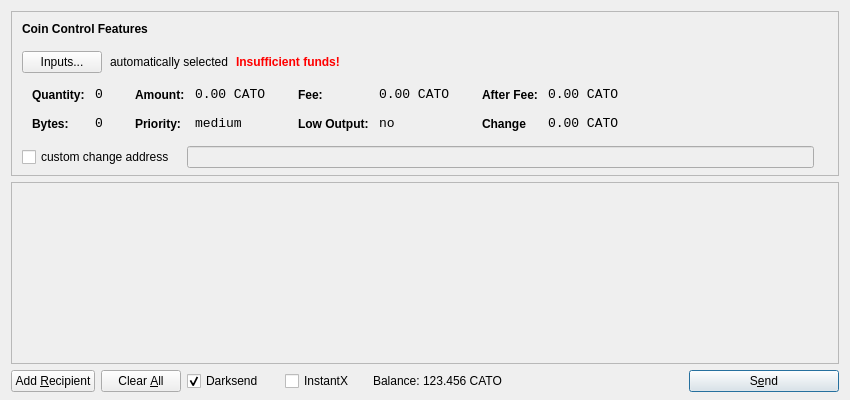
<?xml version="1.0" encoding="UTF-8"?>
<ui version="4.0">
 <class>SendCoinsDialog</class>
 <widget class="QDialog" name="SendCoinsDialog">
  <property name="geometry">
   <rect>
    <x>0</x>
    <y>0</y>
    <width>850</width>
    <height>400</height>
   </rect>
  </property>
  <property name="windowTitle">
   <string>Send Coins</string>
  </property>
  <layout class="QVBoxLayout" name="verticalLayout" stretch="0,1,0">
   <property name="bottomMargin">
    <number>8</number>
   </property>
   <item>
    <widget class="QFrame" name="frameCoinControl">
     <property name="sizePolicy">
      <sizepolicy hsizetype="Expanding" vsizetype="Expanding">
       <horstretch>0</horstretch>
       <verstretch>0</verstretch>
      </sizepolicy>
     </property>
     <property name="maximumSize">
      <size>
       <width>16777215</width>
       <height>16777215</height>
      </size>
     </property>
     <property name="frameShape">
      <enum>QFrame::StyledPanel</enum>
     </property>
     <property name="frameShadow">
      <enum>QFrame::Sunken</enum>
     </property>
     <layout class="QVBoxLayout" name="verticalLayoutCoinControl2">
      <property name="spacing">
       <number>-1</number>
      </property>
      <property name="leftMargin">
       <number>0</number>
      </property>
      <property name="topMargin">
       <number>0</number>
      </property>
      <property name="rightMargin">
       <number>0</number>
      </property>
      <property name="bottomMargin">
       <number>6</number>
      </property>
      <item>
       <layout class="QVBoxLayout" name="verticalLayoutCoinControl" stretch="0,0,0,0,1">
        <property name="spacing">
         <number>0</number>
        </property>
        <property name="leftMargin">
         <number>10</number>
        </property>
        <property name="topMargin">
         <number>10</number>
        </property>
        <item>
         <layout class="QHBoxLayout" name="horizontalLayoutCoinControl1">
          <property name="bottomMargin">
           <number>15</number>
          </property>
          <item>
           <widget class="QLabel" name="labelCoinControlFeatures">
            <property name="sizePolicy">
             <sizepolicy hsizetype="Preferred" vsizetype="Maximum">
              <horstretch>0</horstretch>
              <verstretch>0</verstretch>
             </sizepolicy>
            </property>
            <property name="font">
             <font>
              <weight>75</weight>
              <bold>true</bold>
             </font>
            </property>
            <property name="styleSheet">
             <string notr="true">font-weight:bold;</string>
            </property>
            <property name="text">
             <string>Coin Control Features</string>
            </property>
           </widget>
          </item>
         </layout>
        </item>
        <item>
         <layout class="QHBoxLayout" name="horizontalLayoutCoinControl2" stretch="0,0,0,0">
          <property name="spacing">
           <number>8</number>
          </property>
          <property name="bottomMargin">
           <number>10</number>
          </property>
          <item>
           <widget class="QPushButton" name="pushButtonCoinControl">
            <property name="styleSheet">
             <string notr="true"/>
            </property>
            <property name="text">
             <string>Inputs...</string>
            </property>
           </widget>
          </item>
          <item>
           <widget class="QLabel" name="labelCoinControlAutomaticallySelected">
            <property name="text">
             <string>automatically selected</string>
            </property>
            <property name="margin">
             <number>5</number>
            </property>
           </widget>
          </item>
          <item>
           <widget class="QLabel" name="labelCoinControlInsuffFunds">
            <property name="font">
             <font>
              <weight>75</weight>
              <bold>true</bold>
             </font>
            </property>
            <property name="styleSheet">
             <string notr="true">color:red;font-weight:bold;</string>
            </property>
            <property name="text">
             <string>Insufficient funds!</string>
            </property>
            <property name="margin">
             <number>5</number>
            </property>
           </widget>
          </item>
          <item>
           <spacer name="horizontalSpacerCoinControl">
            <property name="orientation">
             <enum>Qt::Horizontal</enum>
            </property>
            <property name="sizeHint" stdset="0">
             <size>
              <width>40</width>
              <height>1</height>
             </size>
            </property>
           </spacer>
          </item>
         </layout>
        </item>
        <item>
         <widget class="QWidget" name="widgetCoinControl" native="true">
          <property name="sizePolicy">
           <sizepolicy hsizetype="Preferred" vsizetype="Preferred">
            <horstretch>0</horstretch>
            <verstretch>0</verstretch>
           </sizepolicy>
          </property>
          <property name="minimumSize">
           <size>
            <width>0</width>
            <height>0</height>
           </size>
          </property>
          <property name="styleSheet">
           <string notr="true"/>
          </property>
          <layout class="QHBoxLayout" name="horizontalLayoutCoinControl5">
           <property name="margin">
            <number>0</number>
           </property>
           <item>
            <layout class="QHBoxLayout" name="horizontalLayoutCoinControl3" stretch="0,0,0,1">
             <property name="spacing">
              <number>20</number>
             </property>
             <property name="topMargin">
              <number>0</number>
             </property>
             <property name="bottomMargin">
              <number>10</number>
             </property>
             <item>
              <layout class="QFormLayout" name="formLayoutCoinControl1">
               <property name="horizontalSpacing">
                <number>10</number>
               </property>
               <property name="verticalSpacing">
                <number>14</number>
               </property>
               <property name="leftMargin">
                <number>10</number>
               </property>
               <property name="topMargin">
                <number>4</number>
               </property>
               <property name="rightMargin">
                <number>6</number>
               </property>
               <item row="0" column="0">
                <widget class="QLabel" name="labelCoinControlQuantityText">
                 <property name="styleSheet">
                  <string notr="true">font-weight:bold;</string>
                 </property>
                 <property name="text">
                  <string>Quantity:</string>
                 </property>
                 <property name="margin">
                  <number>0</number>
                 </property>
                </widget>
               </item>
               <item row="0" column="1">
                <widget class="QLabel" name="labelCoinControlQuantity">
                 <property name="font">
                  <font>
                   <family>Monospace</family>
                   <pointsize>10</pointsize>
                  </font>
                 </property>
                 <property name="cursor">
                  <cursorShape>IBeamCursor</cursorShape>
                 </property>
                 <property name="contextMenuPolicy">
                  <enum>Qt::ActionsContextMenu</enum>
                 </property>
                 <property name="text">
                  <string>0</string>
                 </property>
                 <property name="margin">
                  <number>0</number>
                 </property>
                 <property name="textInteractionFlags">
                  <set>Qt::LinksAccessibleByMouse|Qt::TextSelectableByKeyboard|Qt::TextSelectableByMouse</set>
                 </property>
                </widget>
               </item>
               <item row="1" column="0">
                <widget class="QLabel" name="labelCoinControlBytesText">
                 <property name="styleSheet">
                  <string notr="true">font-weight:bold;</string>
                 </property>
                 <property name="text">
                  <string>Bytes:</string>
                 </property>
                </widget>
               </item>
               <item row="1" column="1">
                <widget class="QLabel" name="labelCoinControlBytes">
                 <property name="font">
                  <font>
                   <family>Monospace</family>
                   <pointsize>10</pointsize>
                  </font>
                 </property>
                 <property name="cursor">
                  <cursorShape>IBeamCursor</cursorShape>
                 </property>
                 <property name="contextMenuPolicy">
                  <enum>Qt::ActionsContextMenu</enum>
                 </property>
                 <property name="text">
                  <string>0</string>
                 </property>
                 <property name="textInteractionFlags">
                  <set>Qt::LinksAccessibleByMouse|Qt::TextSelectableByKeyboard|Qt::TextSelectableByMouse</set>
                 </property>
                </widget>
               </item>
              </layout>
             </item>
             <item>
              <layout class="QFormLayout" name="formLayoutCoinControl2">
               <property name="horizontalSpacing">
                <number>10</number>
               </property>
               <property name="verticalSpacing">
                <number>14</number>
               </property>
               <property name="leftMargin">
                <number>6</number>
               </property>
               <property name="topMargin">
                <number>4</number>
               </property>
               <property name="rightMargin">
                <number>6</number>
               </property>
               <item row="0" column="0">
                <widget class="QLabel" name="labelCoinControlAmountText">
                 <property name="styleSheet">
                  <string notr="true">font-weight:bold;</string>
                 </property>
                 <property name="text">
                  <string>Amount:</string>
                 </property>
                 <property name="margin">
                  <number>0</number>
                 </property>
                </widget>
               </item>
               <item row="0" column="1">
                <widget class="QLabel" name="labelCoinControlAmount">
                 <property name="font">
                  <font>
                   <family>Monospace</family>
                   <pointsize>10</pointsize>
                  </font>
                 </property>
                 <property name="cursor">
                  <cursorShape>IBeamCursor</cursorShape>
                 </property>
                 <property name="contextMenuPolicy">
                  <enum>Qt::ActionsContextMenu</enum>
                 </property>
                 <property name="text">
                  <string>0.00 CATO</string>
                 </property>
                 <property name="textInteractionFlags">
                  <set>Qt::LinksAccessibleByMouse|Qt::TextSelectableByKeyboard|Qt::TextSelectableByMouse</set>
                 </property>
                </widget>
               </item>
               <item row="1" column="0">
                <widget class="QLabel" name="labelCoinControlPriorityText">
                 <property name="styleSheet">
                  <string notr="true">font-weight:bold;</string>
                 </property>
                 <property name="text">
                  <string>Priority:</string>
                 </property>
                </widget>
               </item>
               <item row="1" column="1">
                <widget class="QLabel" name="labelCoinControlPriority">
                 <property name="font">
                  <font>
                   <family>Monospace</family>
                   <pointsize>10</pointsize>
                  </font>
                 </property>
                 <property name="cursor">
                  <cursorShape>IBeamCursor</cursorShape>
                 </property>
                 <property name="contextMenuPolicy">
                  <enum>Qt::ActionsContextMenu</enum>
                 </property>
                 <property name="text">
                  <string>medium</string>
                 </property>
                 <property name="textInteractionFlags">
                  <set>Qt::LinksAccessibleByMouse|Qt::TextSelectableByKeyboard|Qt::TextSelectableByMouse</set>
                 </property>
                </widget>
               </item>
              </layout>
             </item>
             <item>
              <layout class="QFormLayout" name="formLayoutCoinControl3">
               <property name="horizontalSpacing">
                <number>10</number>
               </property>
               <property name="verticalSpacing">
                <number>14</number>
               </property>
               <property name="leftMargin">
                <number>6</number>
               </property>
               <property name="topMargin">
                <number>4</number>
               </property>
               <property name="rightMargin">
                <number>6</number>
               </property>
               <item row="0" column="0">
                <widget class="QLabel" name="labelCoinControlFeeText">
                 <property name="styleSheet">
                  <string notr="true">font-weight:bold;</string>
                 </property>
                 <property name="text">
                  <string>Fee:</string>
                 </property>
                 <property name="margin">
                  <number>0</number>
                 </property>
                </widget>
               </item>
               <item row="0" column="1">
                <widget class="QLabel" name="labelCoinControlFee">
                 <property name="font">
                  <font>
                   <family>Monospace</family>
                   <pointsize>10</pointsize>
                  </font>
                 </property>
                 <property name="cursor">
                  <cursorShape>IBeamCursor</cursorShape>
                 </property>
                 <property name="contextMenuPolicy">
                  <enum>Qt::ActionsContextMenu</enum>
                 </property>
                 <property name="text">
                  <string>0.00 CATO</string>
                 </property>
                 <property name="textInteractionFlags">
                  <set>Qt::LinksAccessibleByMouse|Qt::TextSelectableByKeyboard|Qt::TextSelectableByMouse</set>
                 </property>
                </widget>
               </item>
               <item row="1" column="0">
                <widget class="QLabel" name="labelCoinControlLowOutputText">
                 <property name="styleSheet">
                  <string notr="true">font-weight:bold;</string>
                 </property>
                 <property name="text">
                  <string>Low Output:</string>
                 </property>
                </widget>
               </item>
               <item row="1" column="1">
                <widget class="QLabel" name="labelCoinControlLowOutput">
                 <property name="font">
                  <font>
                   <family>Monospace</family>
                   <pointsize>10</pointsize>
                  </font>
                 </property>
                 <property name="cursor">
                  <cursorShape>IBeamCursor</cursorShape>
                 </property>
                 <property name="contextMenuPolicy">
                  <enum>Qt::ActionsContextMenu</enum>
                 </property>
                 <property name="text">
                  <string>no</string>
                 </property>
                 <property name="textInteractionFlags">
                  <set>Qt::LinksAccessibleByMouse|Qt::TextSelectableByKeyboard|Qt::TextSelectableByMouse</set>
                 </property>
                </widget>
               </item>
              </layout>
             </item>
             <item>
              <layout class="QFormLayout" name="formLayoutCoinControl4">
               <property name="horizontalSpacing">
                <number>10</number>
               </property>
               <property name="verticalSpacing">
                <number>14</number>
               </property>
               <property name="leftMargin">
                <number>6</number>
               </property>
               <property name="topMargin">
                <number>4</number>
               </property>
               <property name="rightMargin">
                <number>6</number>
               </property>
               <item row="0" column="0">
                <widget class="QLabel" name="labelCoinControlAfterFeeText">
                 <property name="styleSheet">
                  <string notr="true">font-weight:bold;</string>
                 </property>
                 <property name="text">
                  <string>After Fee:</string>
                 </property>
                 <property name="margin">
                  <number>0</number>
                 </property>
                </widget>
               </item>
               <item row="0" column="1">
                <widget class="QLabel" name="labelCoinControlAfterFee">
                 <property name="font">
                  <font>
                   <family>Monospace</family>
                   <pointsize>10</pointsize>
                  </font>
                 </property>
                 <property name="cursor">
                  <cursorShape>IBeamCursor</cursorShape>
                 </property>
                 <property name="contextMenuPolicy">
                  <enum>Qt::ActionsContextMenu</enum>
                 </property>
                 <property name="text">
                  <string>0.00 CATO</string>
                 </property>
                 <property name="textInteractionFlags">
                  <set>Qt::LinksAccessibleByMouse|Qt::TextSelectableByKeyboard|Qt::TextSelectableByMouse</set>
                 </property>
                </widget>
               </item>
               <item row="1" column="0">
                <widget class="QLabel" name="labelCoinControlChangeText">
                 <property name="styleSheet">
                  <string notr="true">font-weight:bold;</string>
                 </property>
                 <property name="text">
                  <string>Change</string>
                 </property>
                </widget>
               </item>
               <item row="1" column="1">
                <widget class="QLabel" name="labelCoinControlChange">
                 <property name="font">
                  <font>
                   <family>Monospace</family>
                   <pointsize>10</pointsize>
                  </font>
                 </property>
                 <property name="cursor">
                  <cursorShape>IBeamCursor</cursorShape>
                 </property>
                 <property name="contextMenuPolicy">
                  <enum>Qt::ActionsContextMenu</enum>
                 </property>
                 <property name="text">
                  <string>0.00 CATO</string>
                 </property>
                 <property name="textInteractionFlags">
                  <set>Qt::LinksAccessibleByMouse|Qt::TextSelectableByKeyboard|Qt::TextSelectableByMouse</set>
                 </property>
                </widget>
               </item>
              </layout>
             </item>
            </layout>
           </item>
          </layout>
         </widget>
        </item>
        <item>
         <layout class="QHBoxLayout" name="horizontalLayoutCoinControl4" stretch="0,0,0">
          <property name="spacing">
           <number>12</number>
          </property>
          <property name="sizeConstraint">
           <enum>QLayout::SetDefaultConstraint</enum>
          </property>
          <property name="topMargin">
           <number>5</number>
          </property>
          <property name="rightMargin">
           <number>5</number>
          </property>
          <item>
           <widget class="QCheckBox" name="checkBoxCoinControlChange">
            <property name="text">
             <string>custom change address</string>
            </property>
           </widget>
          </item>
          <item>
           <widget class="QLineEdit" name="lineEditCoinControlChange">
            <property name="enabled">
             <bool>false</bool>
            </property>
            <property name="sizePolicy">
             <sizepolicy hsizetype="Expanding" vsizetype="Fixed">
              <horstretch>0</horstretch>
              <verstretch>0</verstretch>
             </sizepolicy>
            </property>
           </widget>
          </item>
          <item>
           <widget class="QLabel" name="labelCoinControlChangeLabel">
            <property name="sizePolicy">
             <sizepolicy hsizetype="Preferred" vsizetype="Expanding">
              <horstretch>0</horstretch>
              <verstretch>0</verstretch>
             </sizepolicy>
            </property>
            <property name="minimumSize">
             <size>
              <width>0</width>
              <height>0</height>
             </size>
            </property>
            <property name="text">
             <string/>
            </property>
            <property name="margin">
             <number>3</number>
            </property>
           </widget>
          </item>
         </layout>
        </item>
        <item>
         <spacer name="verticalSpacerCoinControl">
          <property name="orientation">
           <enum>Qt::Vertical</enum>
          </property>
          <property name="sizeHint" stdset="0">
           <size>
            <width>800</width>
            <height>1</height>
           </size>
          </property>
         </spacer>
        </item>
       </layout>
      </item>
     </layout>
    </widget>
   </item>
   <item>
    <widget class="QScrollArea" name="scrollArea">
     <property name="widgetResizable">
      <bool>true</bool>
     </property>
     <widget class="QWidget" name="scrollAreaWidgetContents">
      <property name="geometry">
       <rect>
        <x>0</x>
        <y>0</y>
        <width>830</width>
        <height>165</height>
       </rect>
      </property>
      <layout class="QVBoxLayout" name="verticalLayout_2">
       <property name="margin">
        <number>0</number>
       </property>
       <item>
        <layout class="QVBoxLayout" name="entries">
         <property name="spacing">
          <number>6</number>
         </property>
        </layout>
       </item>
       <item>
        <spacer name="verticalSpacer">
         <property name="orientation">
          <enum>Qt::Vertical</enum>
         </property>
         <property name="sizeHint" stdset="0">
          <size>
           <width>20</width>
           <height>40</height>
          </size>
         </property>
        </spacer>
       </item>
      </layout>
     </widget>
    </widget>
   </item>
   <item>
    <layout class="QHBoxLayout" name="horizontalLayout">
     <item>
      <widget class="QPushButton" name="addButton">
       <property name="toolTip">
        <string>Send to multiple recipients at once</string>
       </property>
       <property name="text">
        <string>Add &amp;Recipient</string>
       </property>
       <property name="autoDefault">
        <bool>false</bool>
       </property>
      </widget>
     </item>
     <item>
      <widget class="QPushButton" name="clearButton">
       <property name="sizePolicy">
        <sizepolicy hsizetype="Minimum" vsizetype="Fixed">
         <horstretch>0</horstretch>
         <verstretch>0</verstretch>
        </sizepolicy>
       </property>
       <property name="toolTip">
        <string>Remove all transaction fields</string>
       </property>
       <property name="text">
        <string>Clear &amp;All</string>
       </property>
       <property name="autoRepeatDelay">
        <number>300</number>
       </property>
       <property name="autoDefault">
        <bool>false</bool>
       </property>
      </widget>
     </item>
     <item>
      <layout class="QHBoxLayout" name="horizontalLayout_2">
       <property name="spacing">
        <number>3</number>
       </property>
        <item>
        <widget class="QCheckBox" name="checkUseDarksend">
         <property name="minimumSize">
          <size>
           <width>95</width>
           <height>0</height>
          </size>
         </property>
         <property name="text">
          <string>Darksend</string>
         </property>
         <property name="checked">
          <bool>true</bool>
         </property>
        </widget>
       </item>
       <item>
        <widget class="QCheckBox" name="checkInstantX">
         <property name="enabled">
          <bool>true</bool>
         </property>
         <property name="minimumSize">
          <size>
           <width>85</width>
           <height>0</height>
          </size>
         </property>
         <property name="text">
          <string>InstantX</string>
         </property>
        </widget>
       </item>
       <item>
        <widget class="QLabel" name="label">
         <property name="sizePolicy">
          <sizepolicy hsizetype="Preferred" vsizetype="Fixed">
           <horstretch>0</horstretch>
           <verstretch>0</verstretch>
          </sizepolicy>
         </property>
         <property name="text">
          <string>Balance:</string>
         </property>
        </widget>
       </item>
       <item>
        <widget class="QLabel" name="labelBalance">
         <property name="sizePolicy">
          <sizepolicy hsizetype="Preferred" vsizetype="Fixed">
           <horstretch>0</horstretch>
           <verstretch>0</verstretch>
          </sizepolicy>
         </property>
         <property name="cursor">
          <cursorShape>IBeamCursor</cursorShape>
         </property>
         <property name="text">
          <string>123.456 CATO</string>
         </property>
         <property name="textInteractionFlags">
          <set>Qt::LinksAccessibleByMouse|Qt::TextSelectableByKeyboard|Qt::TextSelectableByMouse</set>
         </property>
        </widget>
       </item>
      </layout>
     </item>
     <item>
      <spacer name="horizontalSpacer">
       <property name="orientation">
        <enum>Qt::Horizontal</enum>
       </property>
       <property name="sizeHint" stdset="0">
        <size>
         <width>40</width>
         <height>20</height>
        </size>
       </property>
      </spacer>
     </item>
     <item>
      <widget class="QPushButton" name="sendButton">
       <property name="minimumSize">
        <size>
         <width>150</width>
         <height>0</height>
        </size>
       </property>
       <property name="toolTip">
        <string>Confirm the send action</string>
       </property>
       <property name="text">
        <string>S&amp;end</string>
       </property>
       <property name="icon">
        <iconset resource="../bitcoin.qrc">
         <normaloff>:/icons/send</normaloff>:/icons/send</iconset>
       </property>
       <property name="default">
        <bool>true</bool>
       </property>
      </widget>
     </item>
    </layout>
   </item>
  </layout>
 </widget>
 <resources>
  <include location="../bitcoin.qrc"/>
 </resources>
 <connections/>
</ui>
